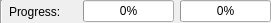
<?xml version="1.0" encoding="UTF-8"?>
<ui version="4.0">
 <class>StatusBarProgressWidget</class>
 <widget class="QWidget" name="StatusBarProgressWidget">
  <property name="geometry">
   <rect>
    <x>0</x>
    <y>0</y>
    <width>271</width>
    <height>23</height>
   </rect>
  </property>
  <property name="windowTitle">
   <string>StatusBarProgressWidget</string>
  </property>
  <layout class="QHBoxLayout" name="horizontalLayout">
   <property name="margin">
    <number>0</number>
   </property>
   <item>
    <widget class="Line" name="line">
     <property name="orientation">
      <enum>Qt::Vertical</enum>
     </property>
    </widget>
   </item>
   <item>
    <widget class="QLabel" name="label">
     <property name="text">
      <string>Progress:</string>
     </property>
    </widget>
   </item>
   <item>
    <widget class="QProgressBar" name="progress">
     <property name="sizePolicy">
      <sizepolicy hsizetype="Fixed" vsizetype="Fixed">
       <horstretch>0</horstretch>
       <verstretch>0</verstretch>
      </sizepolicy>
     </property>
     <property name="value">
      <number>0</number>
     </property>
     <property name="format">
      <string extracomment="Current task's progress">%p%</string>
     </property>
    </widget>
   </item>
   <item>
    <widget class="QProgressBar" name="totalProgress">
     <property name="sizePolicy">
      <sizepolicy hsizetype="Fixed" vsizetype="Fixed">
       <horstretch>0</horstretch>
       <verstretch>0</verstretch>
      </sizepolicy>
     </property>
     <property name="value">
      <number>0</number>
     </property>
     <property name="format">
      <string extracomment="Total queue progress">%p%</string>
     </property>
    </widget>
   </item>
  </layout>
 </widget>
 <layoutdefault spacing="6" margin="11"/>
 <resources/>
 <connections/>
 <slots>
  <slot>onContextMenu(QPoint)</slot>
 </slots>
</ui>
